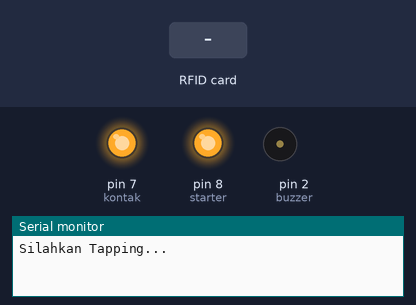
The sketch below on a simulated Arduino Uno, built with avr-gcc and run on an emulated ATmega328P. Parts: output pins drawn as LEDs (lit = HIGH), buzzer (waves = sounding, pin HIGH), the last lines printed to the serial monitor. The test bench sets the inputs (shaded band). Pins used as bus, display or sensor lines are not drawn.

Above: at 1.2 s.
1.3 s: RFID card 7B 95 4E 0A held to the reader
At 1.7 s:
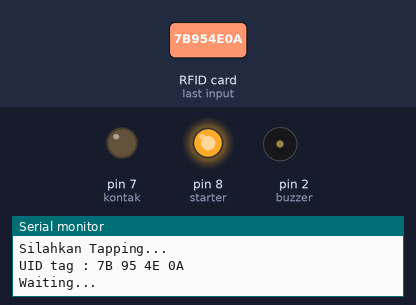
Timing chart, 0 to 4.3 s (numbered marks = the images above; inputs shaded):
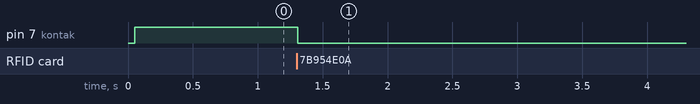

Measured:
- after the input at 1.3 s, pin 7 (kontak): HIGH → LOW at once

The sketch:

ta_rizal.ino
```cpp
//bluetooth
#include <SoftwareSerial.h>
SoftwareSerial module_bluetooth(3, 2); // pin RX | TX
char data = 0;

// rfid lib
#include <SPI.h>
#include <MFRC522.h>
#define SS_PIN 10
#define RST_PIN 9
MFRC522 mfrc522(SS_PIN, RST_PIN);
int count = 0;
int tapCount = 0;

//UID Rfid Yang mau di daftarakan
String Id_masuk = "7B 95 4E 0A";

#define kontak  7
#define starter 8
#define buzzer  2

void setup(){

  Serial.begin(9600);
  SPI.begin();
  mfrc522.PCD_Init();

  pinMode(kontak, OUTPUT);
  pinMode(starter, OUTPUT);
  pinMode(buzzer,OUTPUT);

  digitalWrite(kontak, HIGH);
  digitalWrite(starter, HIGH);
  Serial.println("Silahkan Tapping...");
}
void loop(){
  digitalWrite(buzzer, LOW);
  //rfid setup
  if ( ! mfrc522.PICC_IsNewCardPresent())
  {
    return;
  }
  // Select one of the cards
  if ( ! mfrc522.PICC_ReadCardSerial())
  {
    return;
   }
  Serial.println();
  Serial.print("UID tag :");
  String content= "";
  byte letter;

  for (byte i = 0; i < mfrc522.uid.size; i++)
  {
     Serial.print(mfrc522.uid.uidByte[i] < 0x10 ? " 0" : " ");
     Serial.print(mfrc522.uid.uidByte[i], HEX);
     content.concat(String(mfrc522.uid.uidByte[i] < 0x10 ? " 0" : " "));
     content.concat(String(mfrc522.uid.uidByte[i], HEX));
  }
  content.toUpperCase();
  Serial.println("");

  if (content.substring(1) == Id_masuk) //sesuaikan id yang didaftarkan
  {
    tapCount++;
    count = 0;
  }
    if (tapCount == 1) {
      for(int tunggu=3; tunggu>=0; tunggu--){
        Serial.println("Waiting...");
        digitalWrite(kontak, LOW);
        digitalWrite(starter, HIGH);
        delay(1000);
      }
      Serial.println("Kontak menyala, silakan tapp lagi untuk menyalakan mesin");
    }
    if (tapCount == 2){
      Serial.println("Menyalakan mesin");
      digitalWrite(kontak, LOW);
      digitalWrite(starter, LOW);
      delay(800);
      digitalWrite(starter, HIGH);
    }
    if (tapCount == 3){
      Serial.println("Mematikan mesin dan kontak");
      digitalWrite(kontak, HIGH);
      digitalWrite(starter, HIGH);
      delay(200);
    }
    if (tapCount >= 3){
       for(int tunggu=10; tunggu>=0; tunggu--){
        Serial.print("Tunggu Beberapa Detik Untuk Akses Kembali :");
        Serial.println(tunggu);
        delay(1000);
        tapCount = 0;
       }
    }
  else{
    count++;
    delay(1000);
   }

  //counter tapp kartu >= 3 maka masuk ke program akses ditolak
  Serial.print("Percobaan Tapp Ke :");
  Serial.println(count);
  //counter ketika akses sukses
  Serial.print("Masuk Tapp Ke :");
  Serial.println(tapCount);

  // akses ditolak
  if (count == 4){
    Serial.println("Akses Ditolak");
    for(int tunggu=10; tunggu>=0; tunggu--){
     digitalWrite(buzzer, HIGH);
     delay(1500);
     digitalWrite(buzzer, LOW);
     Serial.print("Gagal, Tunggu Beberapa Detik :");
     Serial.println(tunggu);
     delay(500);
    count = 0;
    }
  }
  if (count== 0){
    Serial.println("Silahkan Tapping Kembali...");
  }
}
```
